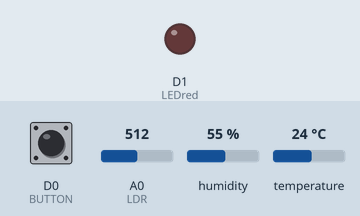
The program below on a simulated ESP8266 (NodeMCU). Shown: output pins drawn as LEDs (lit = HIGH). Dashed ring = blinking. The inputs (shaded band) are chosen by the test bench; at power-on: D0 (BUTTON) HIGH, A0 (LDR) = 512, humidity 55 %, temperature 24 °C. WiFi joins after 1.5 s; servers stay silent unless stated; uploads are accepted with an empty reply; what the program prints to the serial monitor is not drawn.

Above: at 3.2 s.
3.3 s: D0 (BUTTON) pulled LOW for 3.2 s
At 5.9 s:
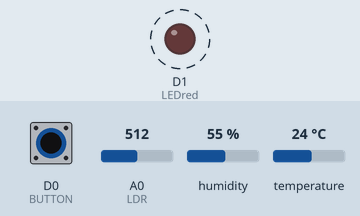
Timing chart, 0 to 9.3 s (numbered marks = the images above; inputs shaded):
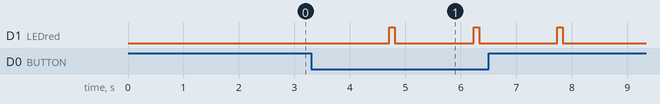

Measured:
- after the input at 3.3 s, D1 (LEDred): alternates HIGH for 0.10 s and LOW for 1.4 s, 6 changes in all, then stays LOW, starting after 1.4 s

The program:

main.cpp
```cpp
/* Bibliothèques */

#include <Arduino.h>
#include <ESP8266WiFi.h>
#include <WiFiClientSecure.h>
#include "DHT.h"

/* Variables */

WiFiClientSecure gsclient;
String GAS_ID = "AKfycbybjsotK0WczFlCYcgxVW9FIZJPjjyWERmYpc7iVP3F1HJZBrA";    //getactivespreadsheetID
const char* fingerprint = "46 B2 C3 44 9C 59 09 8B 01 B6 F8 BD 4C FB 00 74 91 2F EF F6";  //génération d'un fingerprint
const char* host = "script.google.com";  // configuration de l'hôte
const int httpsPort = 443;  // configuration du port https

#ifndef STASSID                         //configuration nom du Wi-Fi et de son mot de passe
#define STASSID "bbox-Sophie1"          // nom du Wi-Fi
#define STAPSK  "20150509Sophi"         // mot de passe du Wi-Fi
#endif
const char* ssid = STASSID;
const char* password = STAPSK;

const int BUTTON = D0;          // Lier la Pin D0 à notre bouton
const int LEDred = D1;          // Lier la Pin D1 à notre LED rouge
const int LDR = A0;             // Lier la Pin A0 à notre capteur de Luminosité


float humy;                     // Variable pour l'humidité
float temp;                     // Variable pour la température
int lumi;                       // Variable pour la luminosité
int state_button = 0;           // Variable pour l'état de notre bouton
int flag_button = 0;            // flag du bouton
int count = 0;                  // compteur du nombre d'appui sur le bouton

#define DHTPIN D6     // Lier la Pin D6 à notre capteur DHT
#define DHTTYPE    DHT11     // Préciser le type de DHT, ici le DHT 11
DHT dht(DHTPIN, DHTTYPE);     // configuration de notre DHT en précisant via nos variables: La Pin et le type de DHT

/* Fonction du Bouton poussoir */

void button_Read()      //cette fonction va servir à ce que pour un appui il y ai un envoi de donnée
{
    state_button = digitalRead(BUTTON);   // Lire l'état du bouton et l'attribuer à notre variable state_button
    if (state_button == LOW)  // comme le bouton est en pull-up on met le flag à 1 quand l'état du bouton est BAS
    {
        flag_button = 1;
    }
    if (flag_button == 1 && state_button == HIGH)
    {
        count += 1;             //incrémentation du compteur
        flag_button = 0;
    }
}

/* Fonction d'envoi de données */

void sendData(int x, int y, int z)  // prend comme paramètre les données que l'on souhaite envoyer, ici température, humidité et luminosité
{
  Serial.print("connecting to ");
  Serial.println(host);
  gsclient.setInsecure();
  if (!gsclient.connect("script.google.com", httpsPort))  // on vérifie le port et le fingerprint
  {
    Serial.println("connection failed");
    return;
  }
  if (gsclient.verify(fingerprint, host))   // on vérifie le port et le fingerprint
  {
    Serial.println("certificate matches");
  }
  else
  {
    Serial.println("certificate doesn't match");
  }
  // x =  température, y = humidité et z = luminosité
  String string_x     =  String(x, DEC);  // conversion de x en string
  String string_y     =  String(y, DEC);  // conversion de y en string
  String string_z     =  String(z, DEC);  // conversion de z en string

  Serial.println(string_x);
  Serial.println(string_y);
  Serial.println(string_z);

  String url = "/macros/s/" + GAS_ID + "/exec?temperature=" + string_x + "&humidity="+ string_y + "&luminosity="+ string_z;   //création de l'url qui enverra les données sur le google sheet
  Serial.print("requesting URL: ");
  Serial.println(url);


  gsclient.print(String("GET ") + url + " HTTP/1.1\r\n" +
                 "Host: " + host + "\r\n" +
                 "User-Agent: BuildFailureDetectorESP8266\r\n" +
                 "Connection: close\r\n\r\n");

  Serial.println("request sent");

  while (gsclient.connected()) {
    String line = gsclient.readStringUntil('\n');
    if (line == "\r")
    {
      Serial.println("headers received");
      break;
    }
  }
  String line = gsclient.readStringUntil('\n');
  Serial.println(line);
  if (line.startsWith("{\"state\":\"success\""))
  {
    Serial.println("esp8266/Arduino CI successfull!");
  }
  else
  {
    Serial.println("esp8266/Arduino CI has failed");
  }
  Serial.println("reply was:");
  Serial.println("closing connection");
  }

/* fonction setup */

void setup()
{
  Serial.begin (9600);
  pinMode(LEDred, OUTPUT);     // défini la LED en output
  digitalWrite(LEDred, LOW);   // Eteind la LED
  pinMode(BUTTON, INPUT);      // défini le bouton en input
  dht.begin();                 // Initialise le DHT
  WiFi.mode(WIFI_STA);         // Précise le mode du WiFi
  WiFi.begin(ssid, password);  // Attribue le nom et le mot de passe du wifi
  // Wait for connection
  while (WiFi.status() != WL_CONNECTED) {     // Tant que la connection au wifi n'est pas établie, en imprime  des points sur le terminal
  delay(1000);
  Serial.print(".");
}
}

/* fonction loop */

void loop()
{
  button_Read();
  float temp = dht.readTemperature(); //on lit la valeur de la température du DHT et on l'attibue à une variable
  float humy = dht.readHumidity();    //on lit la valeur de l'humidité du DHT et on l'attibue à une variable
  int lumi = analogRead(LDR);         //on lit la valeur de la luminosité du capteur LDR et on l'attibue à une variable

  if (flag_button == 1)  // On envoie nos données quand on appuie sur le bouton et pour le vérifier une LED s'alume brièvement
  {
    sendData(temp,humy,lumi);
    Serial.println(temp);
    Serial.println(humy);
    Serial.println(lumi);
    digitalWrite(LEDred, HIGH);
    delay(100);
    digitalWrite(LEDred, LOW);
  }
}
```
